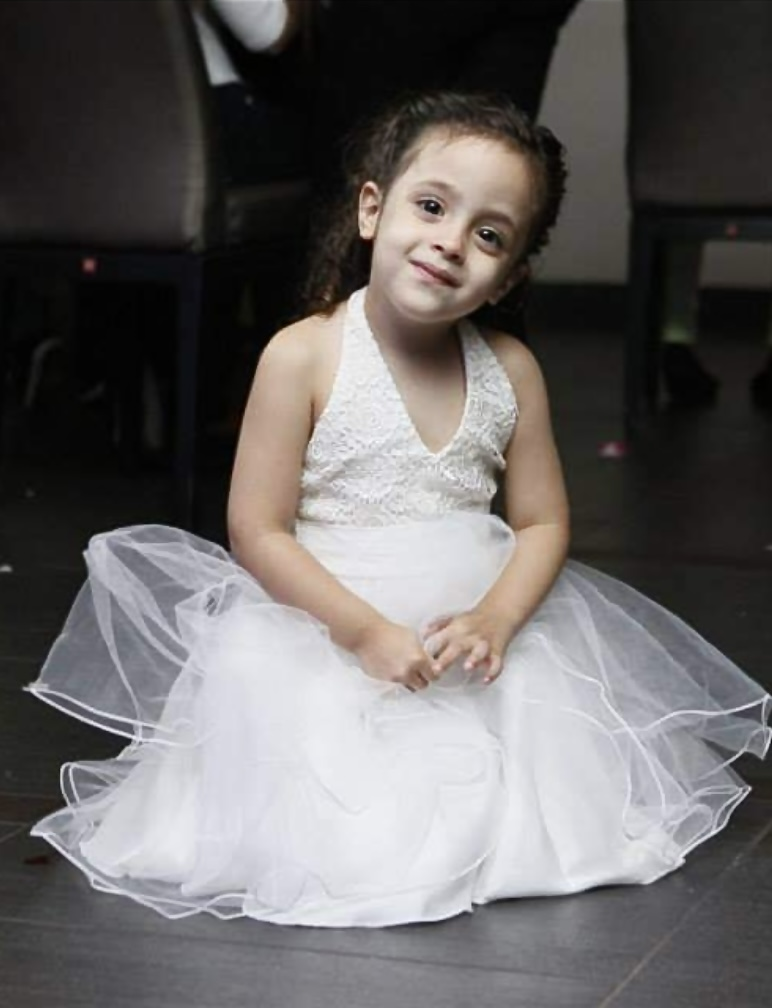
#> input picture 1000019832.jpg, 772 x 1008 px
$ python main.py
#> lines starting #> are read from the running program, lines starting #| are printed output that depends on the picture; after the words box and inside, x2 and y2 are one past the last pixel; in counts of white or black regions, pixels touching at a corner belong together
### image_utils.py
from PIL import Image
import numpy as np
from scipy.signal import convolve2d

def load_image(path):
#> called with path = '1000019832.jpg'
    image = Image.open(path)
#> image is the input picture: PIL image 772x1008 RGB; mean R, G, B 103.3, 100.3, 99.9
    image = np.array(image)
    return image

def edge_detection(image):
    if len(image.shape) == 3:
        image = np.mean(image, axis=2)
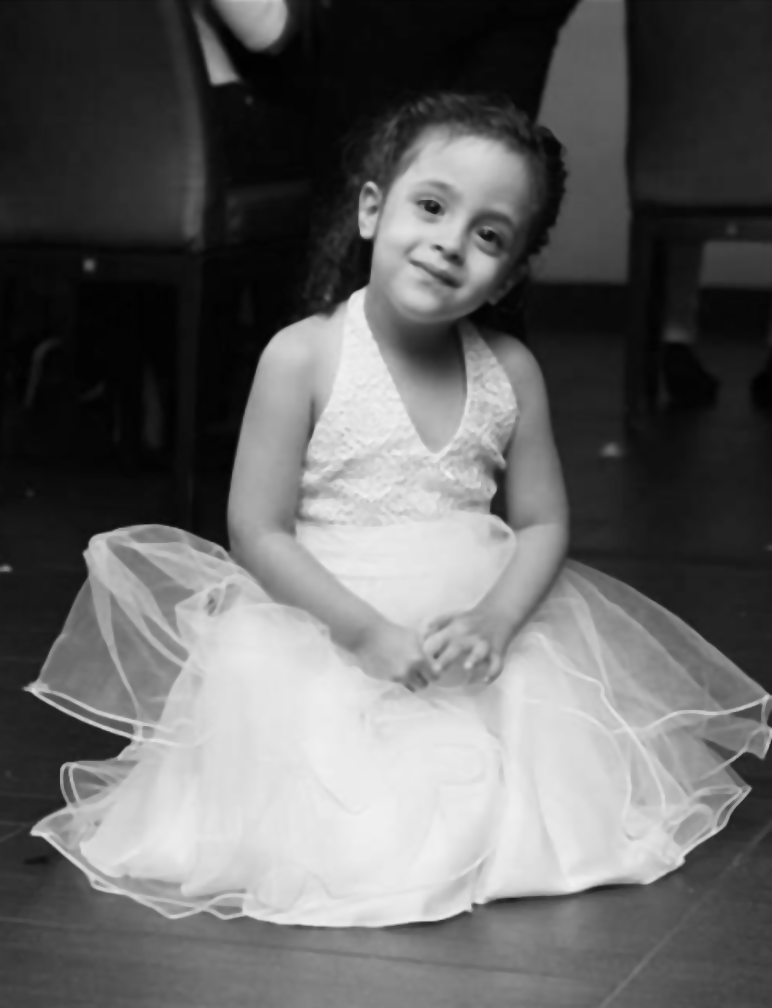
#> image: shape (1008, 772) float64; min 1, max 241, mean 101.2
    image = image.astype(float)
    kernel_x = np.array([
        [-1, 0, 1],
        [-1, 0, 1],
        [-1, 0, 1]])
    kernel_y = np.array([
        [-1, -1, -1],
        [ 0,  0,  0],
        [ 1,  1,  1]])

    edgeX = convolve2d(image, kernel_x, mode='same', boundary='fill', fillvalue=0)
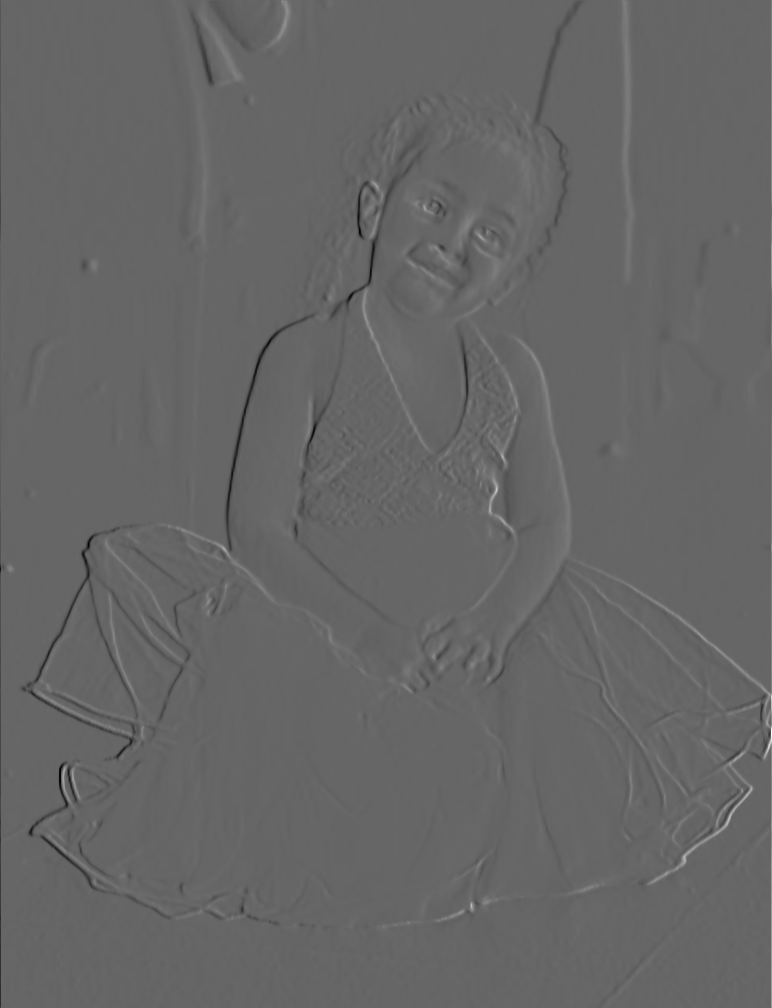
#> edgeX: shape (1008, 772) float64; min -371.7, max 555.3, mean 0; drawn with min black and max white
    edgeY = convolve2d(image, kernel_y, mode='same', boundary='fill', fillvalue=0)
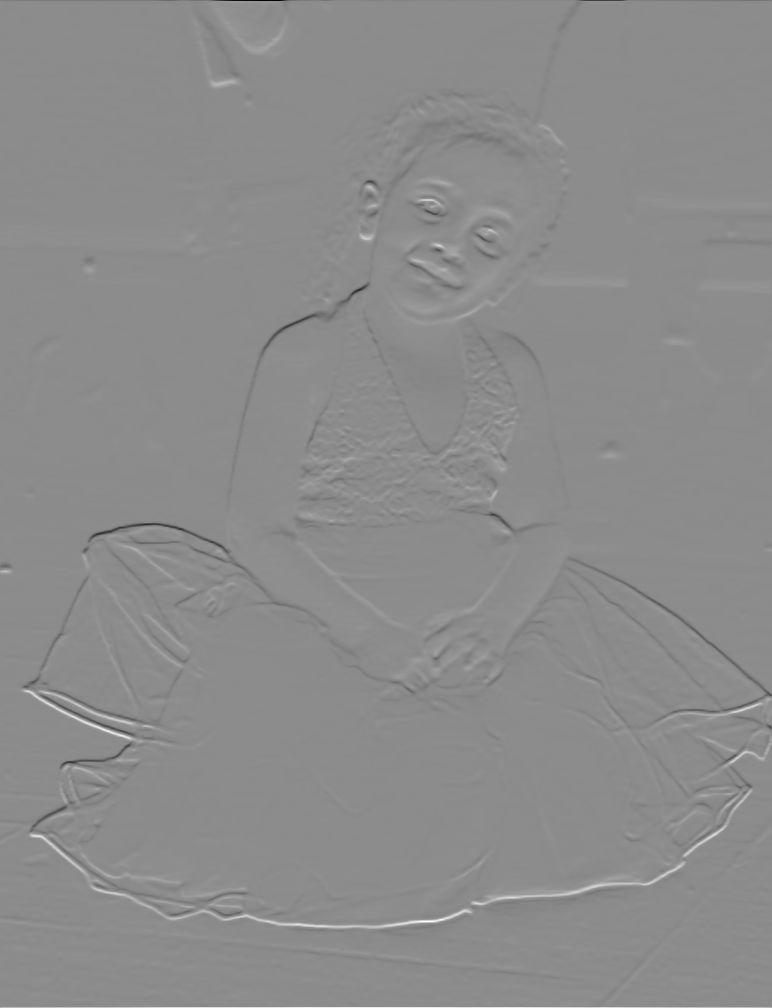
#> edgeY: shape (1008, 772) float64; min -580, max 475, mean -0.2; drawn with min black and max white
    edgeMAG = np.sqrt(edgeX**2 + edgeY**2)
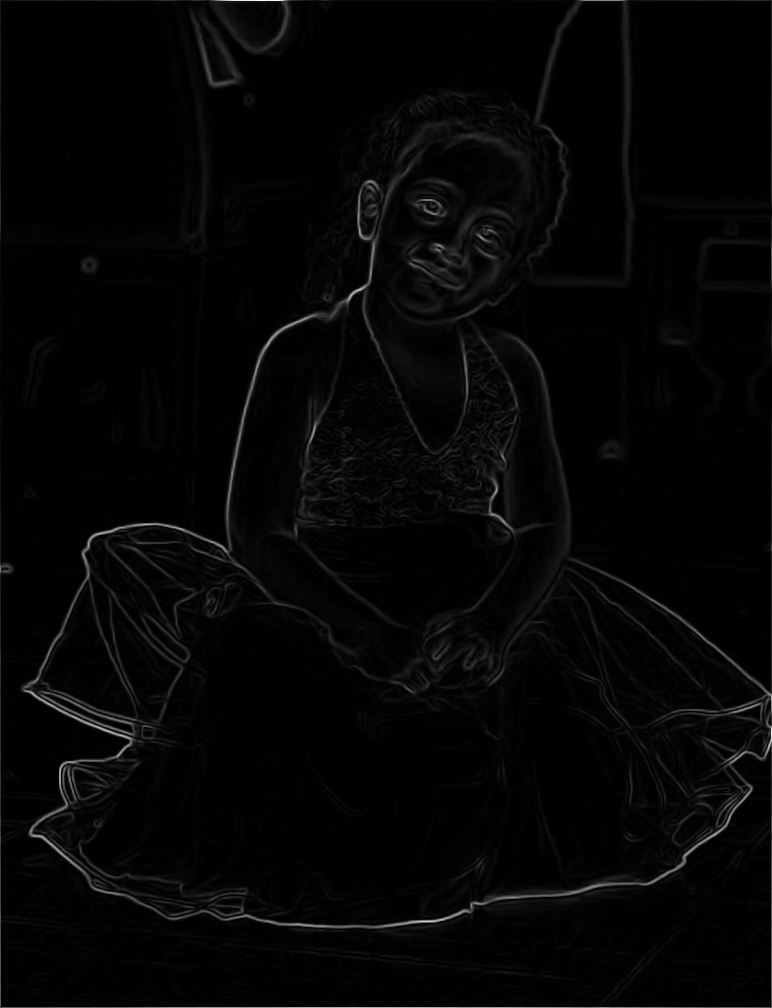
#> edgeMAG: shape (1008, 772) float64; min 0, max 580, mean 12.9; drawn with min black and max white

    return edgeMAG

### main.py


from image_utils import load_image, edge_detection
from skimage.filters import median
from skimage.morphology import ball
import matplotlib.pyplot as plt
import numpy as np

image = load_image("1000019832.jpg")
clean_image = median(image, ball(3))
edges = edge_detection(clean_image)
threshold = np.mean(edges)
#> threshold = 12.9
binary_edges = edges > threshold
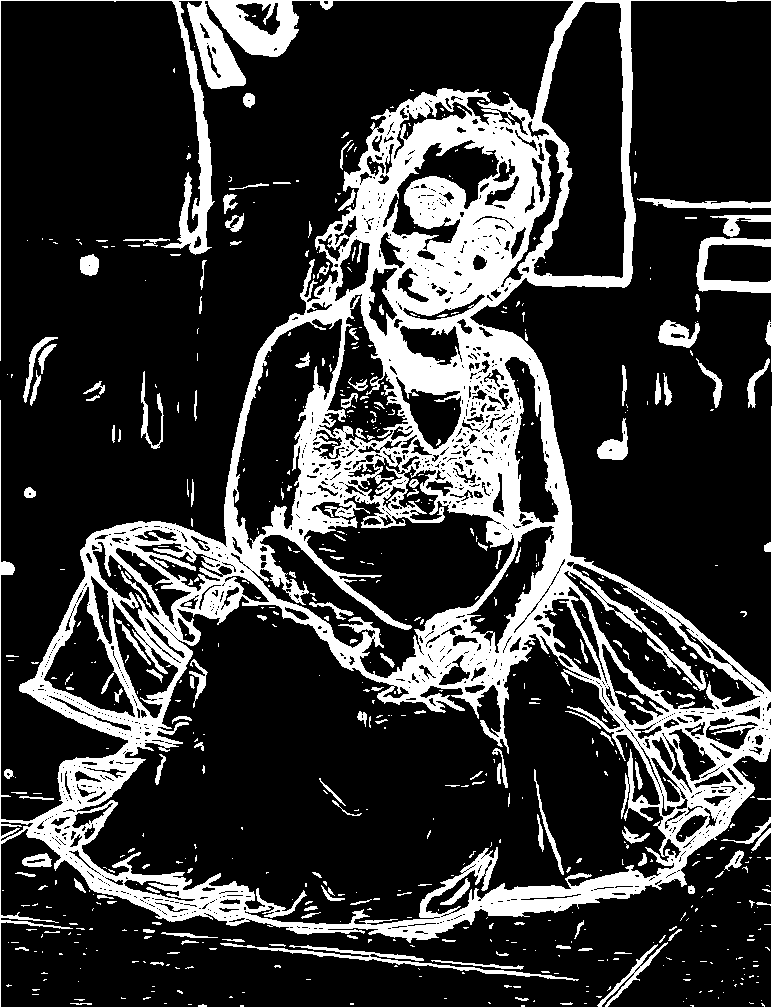
#> binary_edges: shape (1008, 772) bool; 21.9% white; 661 white regions (504 under 20 px), largest, box (x1, y1, x2, y2) and area: (0, 0, 772, 1008) 153665, (220, 943, 579, 981) 1494, (658, 320, 700, 348) 698

plt.imshow(binary_edges, cmap='gray')
plt.axis('off')
plt.savefig("edges.png")
plt.show()
